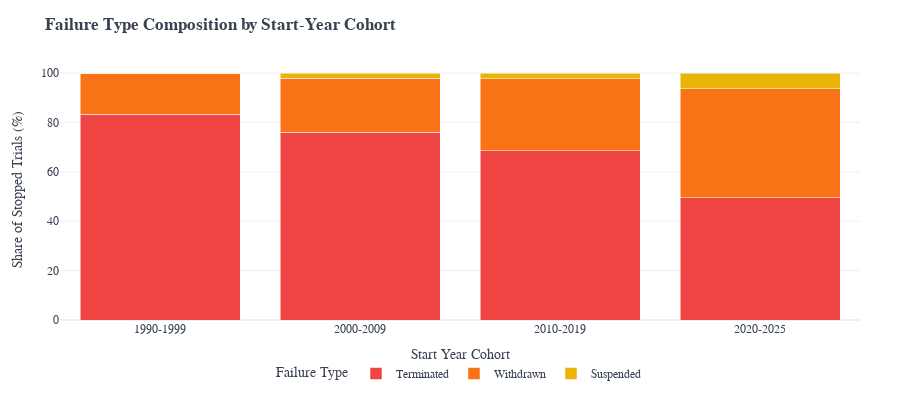

This figure's notebook cell:
### Code cell
# ============================================================
# 3.4 Temporal Analysis: Failure Types by Cohort
# ============================================================
# Has the Terminated/Withdrawn composition changed over time?

from src.analysis.metrics import create_start_cohorts
from src.analysis.viz import create_stacked_bar_chart
from src.analysis.constants import COHORT_LABELS

display(Markdown("## 3.4 Failure Type Composition Over Time"))

display(Markdown("""
**Question:** Has the Terminated/Withdrawn composition changed across start-year cohorts?
"""))

# Create cohorts using helper
df_stopped['start_cohort'] = create_start_cohorts(df_stopped['start_year'])

# Use helper for crosstab
cohort_failure = calc_crosstab_analysis(
    df_stopped.dropna(subset=['start_cohort']),
    'start_cohort', 'failure_type',
    col_order=FAILURE_TYPES
)

display(Markdown("### Failure Type Composition by Start-Year Cohort"))
display(cohort_failure['pct_row'].round(1))

# Create stacked bar chart using helper
cohort_data = cohort_failure['pct_row'].reset_index().melt(
    id_vars='start_cohort',
    var_name='Failure Type',
    value_name='Percentage'
)

fig_cohort = create_stacked_bar_chart(
    cohort_data,
    x_col='start_cohort',
    y_col='Percentage',
    color_col='Failure Type',
    color_map=FAILURE_COLORS,
    title='Failure Type Composition by Start-Year Cohort',
    x_title='Start Year Cohort',
    y_title='Share of Stopped Trials (%)',
)
fig_cohort.show()

display(Markdown(f"**χ² test:** {cohort_failure['test']['interpretation']}"))

# Extract trends for interpretation (using first and last cohort labels)
first_cohort, last_cohort = COHORT_LABELS[0], COHORT_LABELS[-1]
withdrawn_first = cohort_failure['pct_row'].loc[first_cohort, 'Withdrawn'] if first_cohort in cohort_failure['pct_row'].index else 0
withdrawn_last = cohort_failure['pct_row'].loc[last_cohort, 'Withdrawn'] if last_cohort in cohort_failure['pct_row'].index else 0
terminated_first = cohort_failure['pct_row'].loc[first_cohort, 'Terminated'] if first_cohort in cohort_failure['pct_row'].index else 0
terminated_last = cohort_failure['pct_row'].loc[last_cohort, 'Terminated'] if last_cohort in cohort_failure['pct_row'].index else 0

# Calculate the shift for summary
shift_withdrawn = withdrawn_last - withdrawn_first
shift_terminated = terminated_last - terminated_first

# Determine trend direction
if shift_withdrawn > 10:
    trend_text = f"Withdrawn share increased +{shift_withdrawn:.0f} pp from {first_cohort} to {last_cohort}."
    hypothesis_text = "This shift is consistent with earlier stopping decisions, but the dataset cannot attribute a cause."
elif abs(shift_withdrawn) <= 5:
    trend_text = "Composition relatively stable across cohorts."
    hypothesis_text = ""
else:
    trend_text = f"Moderate shift: Withdrawn {'+' if shift_withdrawn > 0 else ''}{shift_withdrawn:.0f} pp."
    hypothesis_text = ""

display(Markdown(f"""
### Temporal Trends

| Cohort | Terminated | Withdrawn |
|--------|------------|-----------|
| {first_cohort} | {terminated_first:.1f}% | {withdrawn_first:.1f}% |
| {last_cohort} | {terminated_last:.1f}% | {withdrawn_last:.1f}% |

{trend_text} {hypothesis_text}

*Recent cohorts may include COVID-19 effects.*

---
"""))

### Figure 1 — Plotly figure (JSON) as saved in the notebook; plotly's stock layout.template omitted (floating-point values rounded to 4 significant figures)
{"data": [{"hovertemplate": "Failure Type=Terminated<br>Start Year Cohort=%{x}<br>Share of Stopped Trials (%)=%{y}<extra></extra>", "legendgroup": "Terminated", "marker": {"color": "#ef4444", "pattern": {"shape": ""}}, "name": "Terminated", "orientation": "v", "showlegend": true, "textposition": "auto", "type": "bar", "x": ["1990-1999", "2000-2009", "2010-2019", "2020-2025"], "xaxis": "x", "y": [83.3, 76.0, 68.6, 49.4], "yaxis": "y"}, {"hovertemplate": "Failure Type=Withdrawn<br>Start Year Cohort=%{x}<br>Share of Stopped Trials (%)=%{y}<extra></extra>", "legendgroup": "Withdrawn", "marker": {"color": "#f97316", "pattern": {"shape": ""}}, "name": "Withdrawn", "orientation": "v", "showlegend": true, "textposition": "auto", "type": "bar", "x": ["1990-1999", "2000-2009", "2010-2019", "2020-2025"], "xaxis": "x", "y": [16.7, 21.9, 29.0, 44.2], "yaxis": "y"}, {"hovertemplate": "Failure Type=Suspended<br>Start Year Cohort=%{x}<br>Share of Stopped Trials (%)=%{y}<extra></extra>", "legendgroup": "Suspended", "marker": {"color": "#eab308", "pattern": {"shape": ""}}, "name": "Suspended", "orientation": "v", "showlegend": true, "textposition": "auto", "type": "bar", "x": ["1990-1999", "2000-2009", "2010-2019", "2020-2025"], "xaxis": "x", "y": [0.0, 2.0, 2.4, 6.4], "yaxis": "y"}], "layout": {"barmode": "stack", "font": {"color": "#374151", "family": "Arial"}, "height": 400, "legend": {"orientation": "h", "title": {"text": "Failure Type"}, "tracegroupgap": 0, "x": 0.5, "xanchor": "center", "y": -0.15}, "margin": {"b": 80, "l": 60, "r": 40, "t": 60}, "title": {"text": "<b>Failure Type Composition by Start-Year Cohort</b>"}, "xaxis": {"anchor": "y", "domain": [0, 1], "title": {"text": "Start Year Cohort"}}, "yaxis": {"anchor": "x", "domain": [0, 1], "title": {"text": "Share of Stopped Trials (%)"}}}}
